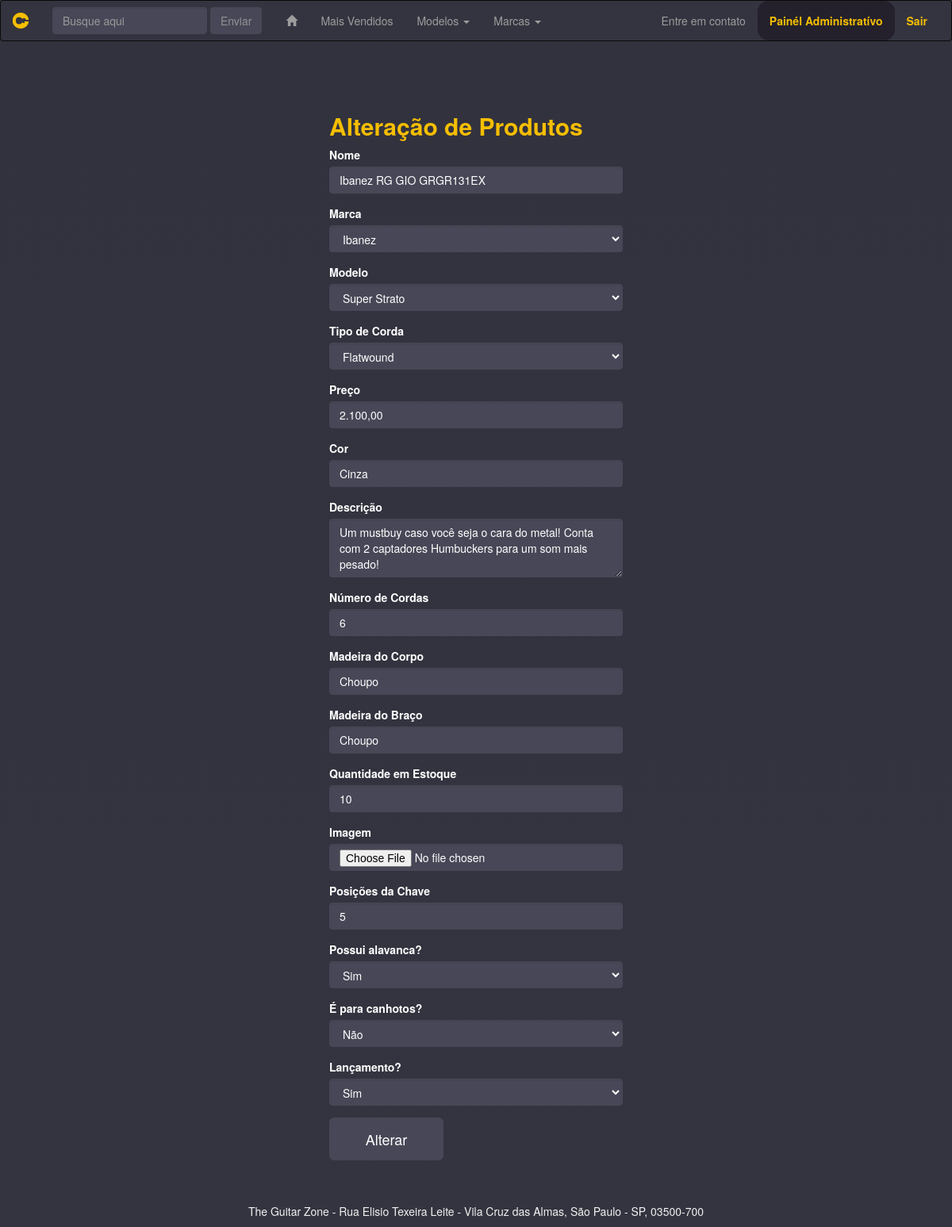
Page /frm_alterar.php?id=2&id2=4&id3=3&id4=2 (signed in) on the committed database.
### tables this page shows
create table tb_guitarra(
	cod_guitarra int primary key auto_increment,
    cod_modelo int not null,
    cod_marca int not null,
    cod_corda int not null,
    nome varchar(100) not null,
    preco decimal (7, 2) not null,
    cor varchar(40) not null,
    desc_guitarra varchar(200) not null,
    num_cordas tinyint not null,
    corpo varchar(50) not null,
    braco varchar(50) not null,
    qt_estoque int not null,
    nome_imagem varchar(255) not null,
    qntd_posicoes_chave tinyint not null,
    alavanca enum ('S', 'N') not null,
    destaques_semana enum('S', 'N') not null,
    canhoto enum ('S', 'N') not null,
    constraint fk_modelo foreign key(cod_modelo) references tb_modelo(cod_modelo),
    constraint fk_marca foreign key(cod_marca) references tb_marca(cod_marca),
    constraint fk_corda foreign key(cod_corda) references tb_cordoamento(cod_corda)
);

### frm_alterar.php (the view, shortened to what this page needs)
<!doctype html>
<html>
<head>
    <link rel="stylesheet" href="https://maxcdn.bootstrapcdn.com/bootstrap/3.3.7/css/bootstrap.min.css">
</head>
<body style="background-image: linear-gradient(to top, #343440, #32323e);">
    <?php
        $cd = $_GET['id'];
        $cd2 = $_GET['id2'];
        $cd3 = $_GET['id3'];
        $cd4 = $_GET['id4'];
        include 'conexao.php';
        include 'navbar.php';
        $query = $cn -> query("select * from tb_guitarra where cod_guitarra = '$cd'");
        $exibe = $query -> fetch(PDO::FETCH_ASSOC);
        $query_modelo = $cn -> query("select cod_modelo, desc_modelo from tb_modelo where cod_modelo = '$cd2' union select cod_modelo, desc_modelo from tb_modelo where cod_modelo != '$cd2'");
        $query_marca = $cn -> query("select cod_marca, nome_marca from tb_marca where cod_marca = '$cd3' union select cod_marca, nome_marca from tb_marca where cod_marca != '$cd3'");
        $query_corda = $cn -> query("select cod_corda, tipo_corda from tb_cordoamento where cod_corda = '$cd4' union select cod_corda, tipo_corda from tb_cordoamento where cod_corda != '$cd4'");
	?>
	<div class="container-fluid" style="margin-top:5em;">
		<div class="row">
			<div class="col-sm-4 col-sm-offset-4">
            <h2 style="color: #f5be01; font-weight: bold;">Alteração de Produtos</h2>
				<form method="post" action="alterar_produto.php?cd_altera=<?php echo $cd; ?>" name="incluiProd" enctype="multipart/form-data">
				<div class="form-group">
						<label for="txtnome" style="color: #FFF; font-weight: bold;">Nome</label>
						<input name="txtnome" type="text" class="form-control" required id="txtnome" value="<?php echo $exibe['nome']; ?>" style="background-color: #474757; border-color: #474757; color: #fff;">
					</div>
                    <div class="form-group">
                        <label for="sltmarca" style="color: #FFF; font-weight: bold;">Marca</label>
                        <select class="form-control" name="sltmarca" style="background-color: #474757; border-color: #474757; color: #fff;">
                            <?php
								while($exibe_marca = $query_marca->fetch(PDO::FETCH_ASSOC)){
							?>
							<option value="<?php echo $exibe_marca['cod_marca'];?>"><?php echo $exibe_marca['nome_marca'];?></option>;
							<?php }	?>
					    </select>
					</div>
				    <div class="form-group">
                        <label for="sltmodelo" style="color: #FFF; font-weight: bold;">Modelo</label>
                        <select class="form-control" name="sltmodelo" style="background-color: #474757; border-color: #474757; color: #fff;">
                            <?php
								while($exibe_modelo = $query_modelo->fetch(PDO::FETCH_ASSOC)){
							?>
							<option value="<?php echo $exibe_modelo['cod_modelo'];?>"><?php echo $exibe_modelo['desc_modelo'];?></option>;
							<?php }	?>
                        </select>
					</div>
                    <div class="form-group">
                        <label for="sltcorda" style="color: #FFF; font-weight: bold;">Tipo de Corda</label>
                        <select class="form-control" name="sltcorda" style="background-color: #474757; border-color: #474757; color: #fff;">
                            <?php
								while($exibe_corda = $query_corda->fetch(PDO::FETCH_ASSOC)){
							?>
							<option value="<?php echo $exibe_corda['cod_corda'];?>"><?php echo $exibe_corda['tipo_corda'];?></option>;
							<?php }	?>
                        </select>
					</div>
                    <div class="form-group">
                        <label for="txtpreco" style="color: #FFF; font-weight: bold;">Preço</label>
                        <input type="text" class="form-control"  name="txtpreco"  required id="txtpreco" value="<?php echo $exibe['preco']; ?>" style="background-color: #474757; border-color: #474757; color: #fff;">
					</div>
					<div class="form-group">
                        <label for="txtcor" style="color: #FFF; font-weight: bold;">Cor</label>
                        <input type="text" class="form-control" name="txtcor" required id="txtcor" value="<?php echo $exibe['cor']; ?>" style="background-color: #474757; border-color: #474757; color: #fff;">
					</div>
                    <div class="form-group">
					    <label for="txtdesc" style="color: #FFF; font-weight: bold;">Descrição</label>
						<textarea rows="3" class="form-control" name="txtdesc" style="background-color: #474757; border-color: #474757; color: #fff;"><?php echo $exibe['desc_guitarra']; ?></textarea>
                    </div>
                    <div class="form-group">
                        <label for="txtnumcordas" style="color: #FFF; font-weight: bold;">Número de Cordas</label>
                        <input type="number" class="form-control"  name="txtnumcordas"  required id="txtnumcordas" value="<?php echo $exibe['num_cordas']; ?>" style="background-color: #474757; border-color: #474757; color: #fff;">
					</div>
                    <div class="form-group">
                        <label for="txtcorpo" style="color: #FFF; font-weight: bold;">Madeira do Corpo</label>
                        <input type="text" class="form-control"  name="txtcorpo"  required id="txtcorpo" value="<?php echo $exibe['corpo']; ?>" style="background-color: #474757; border-color: #474757; color: #fff;">
					</div>
                    <div class="form-group">
                        <label for="txtbraco" style="color: #FFF; font-weight: bold;">Madeira do Braço</label>
                        <input type="text" class="form-control"  name="txtbraco"  required id="txtbraco" value="<?php echo $exibe['braco']; ?>" style="background-color: #474757; border-color: #474757; color: #fff;">
					</div>
					<div class="form-group">
                        <label for="txtqt" style="color: #FFF; font-weight: bold;">Quantidade em Estoque</label>
                        <input type="number" class="form-control" name="txtqt" required id="txtqt" value="<?php echo $exibe['qt_estoque']; ?>" style="background-color: #474757; border-color: #474757; color: #fff;">
					</div>
					<div class="form-group">
                        <label for="txtimg" style="color: #FFF; font-weight: bold;">Imagem</label>
                        <input type="file" accept="image/*" class="form-control" name="txtimg" id="txtimg" style="background-color: #474757; border-color: #474757; color: #fff;">
					</div>
                    <div class="form-group">
                        <label for="txtchave" style="color: #FFF; font-weight: bold;">Posições da Chave</label>
                        <input type="number" class="form-control" name="txtchave" required id="txtchave" value="<?php echo $exibe['qntd_posicoes_chave']; ?>" style="background-color: #474757; border-color: #474757; color: #fff;">
					</div>
                    <div class="form-group">
                        <label for="sltwhammy" style="color: #FFF; font-weight: bold;">Possui alavanca?</label>
                        <select class="form-control" name="sltwhammy" style="background-color: #474757; border-color: #474757; color: #fff;">
                            <option value="S" <?=($exibe['alavanca'] == 'S')?'selected':''?>>Sim</option><option value="N" <?=($exibe['alavanca'] == 'N')?'selected':''?>>Não</option>
					    </select>
					</div>
                    <div class="form-group">
                        <label for="sltcanhoto" style="color: #FFF; font-weight: bold;">É para canhotos?</label>
                        <select class="form-control" name="sltcanhoto" style="background-color: #474757; border-color: #474757; color: #fff;">
                            <option value="S" <?=($exibe['canhoto'] == 'S')?'selected':''?>>Sim</option><option value="N" <?=($exibe['canhoto'] == 'N')?'selected':''?>>Não</option>
					    </select>
					</div>
					<div class="form-group">
                        <label for="sltlanc" style="color: #FFF; font-weight: bold;">Lançamento?</label>
                        <select class="form-control" name="sltlanc" style="background-color: #474757; border-color: #474757; color: #fff;">
                            <option value="S" <?=($exibe['destaques_semana'] == 'S')?'selected':''?>>Sim</option><option value="N" <?=($exibe['destaques_semana'] == 'N')?'selected':''?>>Não</option>
					    </select>
					</div>
					<button type="submit" class="btn btn-lg btn-default" style="margin-bottom: 3em; background-color: #474757; border-color: #474757; color: #fff; width: 8em; height: 3em;">
					    <span>Alterar</span>
				    </button>
				</form>
			</div>
		</div>
	</div>
</body>
</html>

### rows in the picture
tb_guitarra: txtnome "Ibanez RG GIO GRGR131EX", txtpreco "2.100,00", txtcor "Cinza", txtdesc "Um mustbuy caso você seja o cara do metal! Conta com 2 captadores Humbuckers para um som mais pesado!", txtnumcordas "6", txtcorpo "Choupo", txtbraco "Choupo", txtqt "10", txtchave "5", sltwhammy "Sim", sltcanhoto "Não", sltlanc "Sim"

### other values in the picture
form field sltmarca "Ibanez"
form field sltmodelo "Super Strato"
form field sltcorda "Flatwound"
